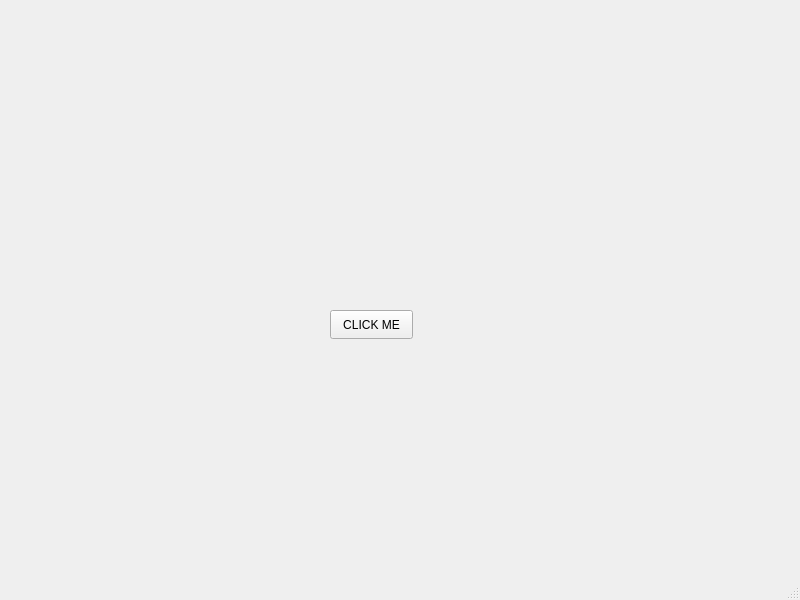
<?xml version="1.0" encoding="UTF-8"?>
<ui version="4.0">
 <class>MainWindow</class>
 <widget class="QMainWindow" name="MainWindow">
  <property name="geometry">
   <rect>
    <x>0</x>
    <y>0</y>
    <width>800</width>
    <height>600</height>
   </rect>
  </property>
  <property name="windowTitle">
   <string>MainWindow</string>
  </property>
  <widget class="QWidget" name="centralwidget">
   <widget class="QPushButton" name="pushButton">
    <property name="geometry">
     <rect>
      <x>330</x>
      <y>310</y>
      <width>83</width>
      <height>29</height>
     </rect>
    </property>
    <property name="text">
     <string>CLICK ME</string>
    </property>
   </widget>
  </widget>
  <widget class="QMenuBar" name="menubar">
   <property name="geometry">
    <rect>
     <x>0</x>
     <y>0</y>
     <width>800</width>
     <height>25</height>
    </rect>
   </property>
  </widget>
  <widget class="QStatusBar" name="statusbar"/>
 </widget>
 <resources/>
 <connections/>
</ui>
